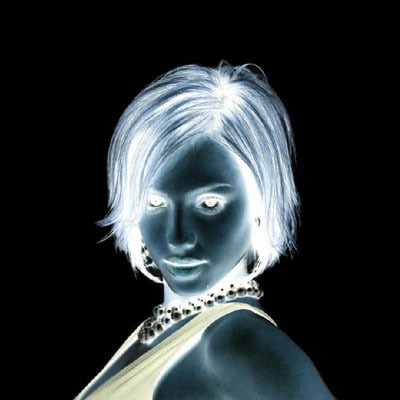
%> input picture processing-operations/mulherNeg.jpg, 400 x 400 px
$ octave resolucao.m   (GNU Octave 9; MATLAB toolbox functions it lacks are replaced by stand-ins)
%> lines starting %> are read from the running program, lines starting %| are printed output that depends on the picture; in (x1, y1, x2, y2) boxes, pixels count from 0 and x2, y2 are one past the last pixel; in counts of white or black regions, pixels touching at a corner belong together; the program's own positions count from 1
close all;
pkg load image;

im = imread("mulherNeg.jpg");
%> im is the input picture: size 400x400x3 uint8; mean R, G, B 43.7, 50.1, 52.7
figure(1);
imshow(im);
title("Opera玢o Ponto a Ponto - Negativo");

%imagem binaria
roi = imread("ROI_circular.jpg");
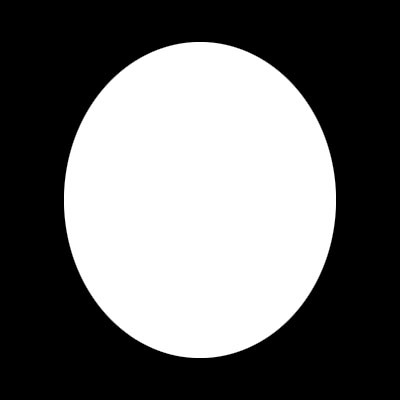
%> input picture processing-operations/ROI_circular.jpg, 400 x 400 px
%> roi is the input picture: size 400x400x3 uint8; min 0, max 255, mean 107.7
roiBW = roi>127;
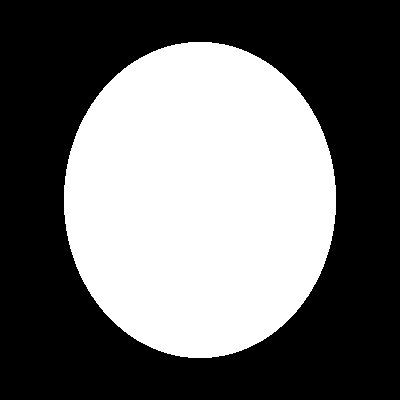
%> roiBW: size 400x400x3 logical; 42.3% white; 1 white region, box (x1, y1, x2, y2) and area: (64, 42, 336, 358) 67623
figure(2);
imshow(roiBW);
title("Opera玢o Ponto a Ponto - Negativo");

%multiplica玢o
imOpArit = im;
for(i=1:size(im,3))
%> (the run ends here)
